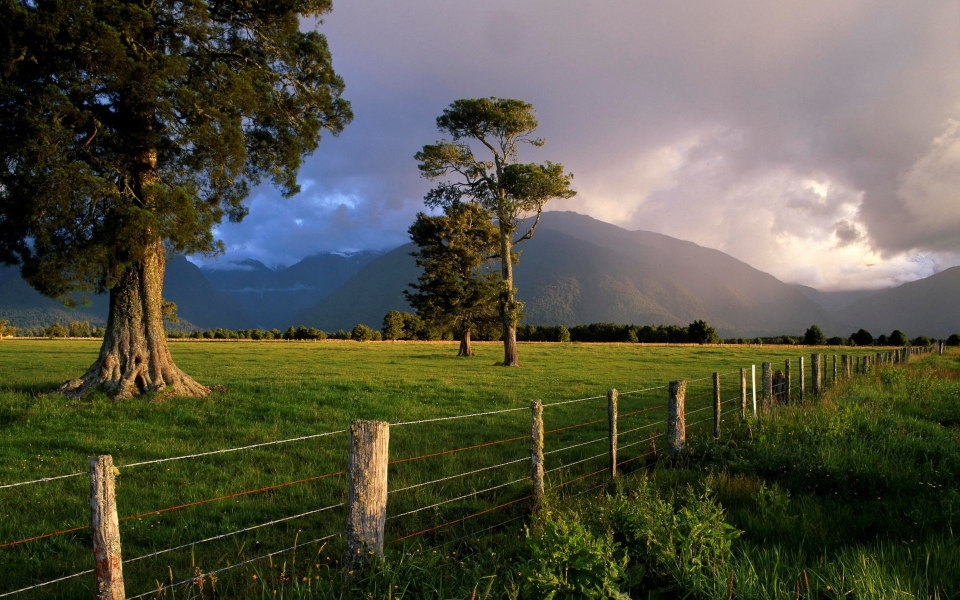
#> input picture ascii-art/ASCII Image.jpeg, 1920 x 1200 px (shown at 1/2 size)
$ python ascii-art.py 'ASCII Image.jpeg'
#> lines starting #> are read from the running program, lines starting #| are printed output that depends on the picture
import sys
from PIL import Image, ImageOps
import math

def crop_input_image(im):
    cropped_im = ImageOps.fit(im, (320,240), centering = (0.5, 0.5))
    cropped_im.save("cropped-ascii-image.jpeg")
    return cropped_im

def get_pixel_matrix(im):
    pixels = list(im.getdata())
    return [pixels[i:i+im.width] for i in range(0, len(pixels), im.width)]

def get_brightness(pixel_matrix):
    brightness_matrix = []
    for rows in pixel_matrix:
        brightness_row = []
        for x in rows:
            R = x[0]
            G = x[1]
            B = x[2]
            brightness = round((R+B+G)/3)
            brightness_row.append(brightness)
        brightness_matrix.append(brightness_row)
    return brightness_matrix

def get_ascii_matrix(brightness_matrix, ascii_string):
    ascii_matrix = []
    ascii_num = math.ceil(255/len(ascii_string))
    for row in brightness_matrix:
        ascii_row = []
        for y in row:
            ascii_char = ascii_string[math.ceil(y/ascii_num)]
            ascii_row.append(ascii_char)
        ascii_matrix.append(ascii_row)
    return ascii_matrix

def print_ascii_art(ascii_matrix):
    file = open("ascii_art.txt", 'a')
    for row in ascii_matrix:
        for x in row:
            file.write(x)
            file.write(x)
        file.write("\n")


ascii_string = "`^\",:;Il!i~+_-?][}{1)(|\\/tfjrxnuvczXYUJCLQ0OZmwqpdbkhao*#MW&8%B@$"
im = Image.open(sys.argv[1])
#> im is the input picture: PIL image 1920x1200 RGB; mean R, G, B 85.3, 85.2, 67.7
if im.height != 480 and im.width != 640:
    im = crop_input_image(im)
#> in crop_input_image, `cropped_im = ImageOps.fit(im, (320,240), centering = (0.5, 0.5))`:
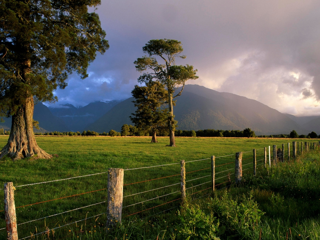
#> cropped_im: PIL image 320x240 RGB; mean R, G, B 88.5, 88.1, 70.9

pixel_matrix = get_pixel_matrix(im)
#> in get_pixel_matrix, `pixels = list(im.getdata())`: pixels = 76800 items
#> pixel_matrix = 240 items
brightness_matrix = get_brightness(pixel_matrix)
#> brightness_matrix = 240 items
ascii_matrix = get_ascii_matrix(brightness_matrix, ascii_string)
#> ascii_matrix = 240 items
print_ascii_art(ascii_matrix)
